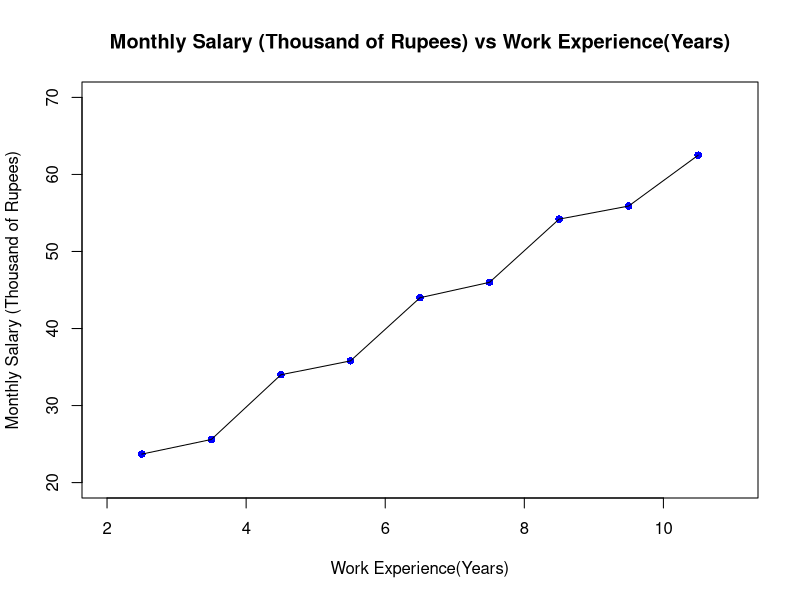

Source code (R):
# Question 7 Pract Assignment 1:
# In order to correlate the salary earned by an employee to his work experience in a particular
# company, 9 employees were randomly selected and the data on their work experience and salary was
# collected.
Work_Experience <- c(2.5, 3.5, 4.5, 5.5, 6.5, 7.5, 8.5, 9.5, 10.5)
Monthly_Salary <- c(23.7, 25.6, 34.0, 35.8, 44.0, 46.0, 54.2, 55.9, 62.5)

# Write an R script to plot Monthly salary as a function of work experience.
# Give X, Y titles properly.
# Plot should have filled circles in blue color as points, also joined by a line.
plot(Work_Experience, Monthly_Salary, xlab="Work Experience(Years)",
     ylab="Monthly Salary (Thousand of Rupees)", 
     main="Monthly Salary (Thousand of Rupees) vs Work Experience(Years)", ylim = c(20,70), xlim = c(2,11), 
     pch = 16,col="blue")
lines( Work_Experience, Monthly_Salary )

## Conclusion: Salary increases by work experience linearly 
